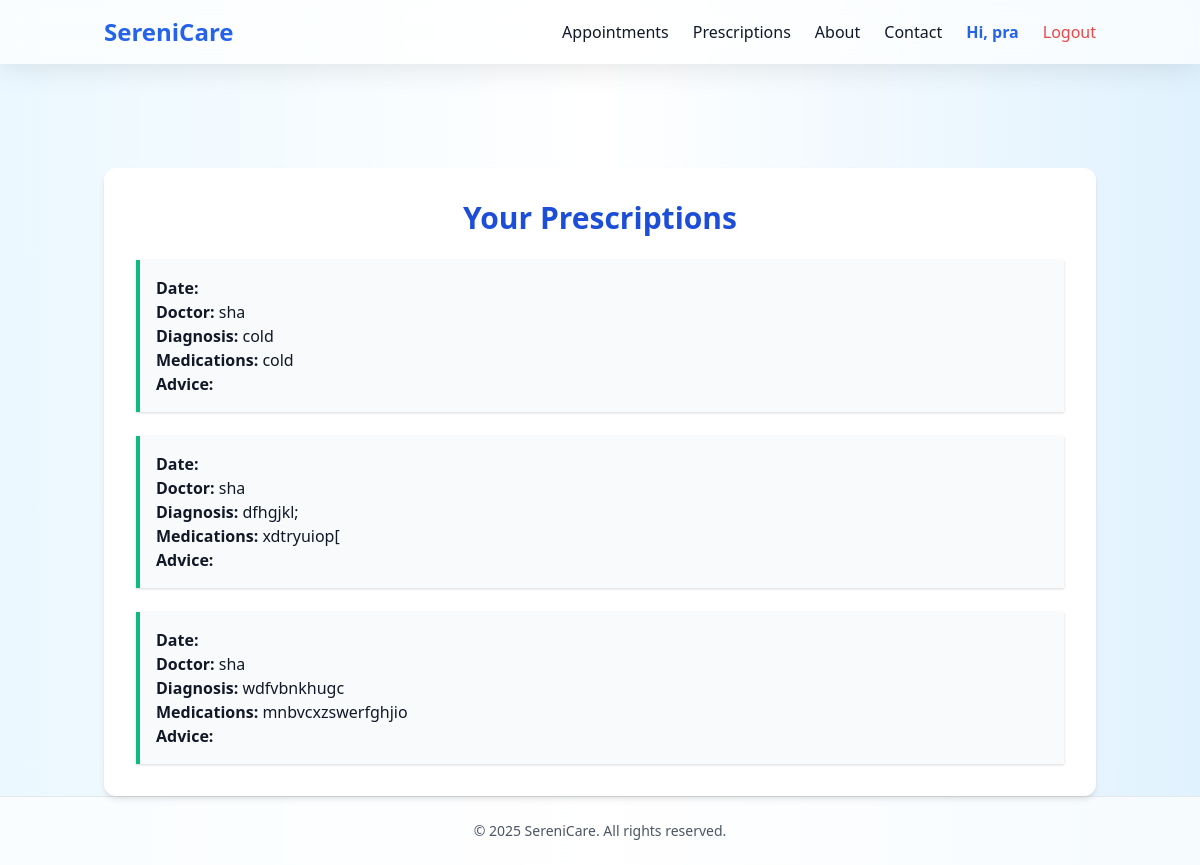
/prescriptions/view/ (signed in), run on the app's committed database.
### accounts/models.py (models this page shows)
class CustomUser(AbstractUser):
    ROLE_CHOICES = (
        ('doctor', 'Doctor'),
        ('patient', 'Patient'),
    )
    role = models.CharField(max_length=10, choices=ROLE_CHOICES, default='patient')
    bio = models.TextField(blank=True)
    profile_pic = models.ImageField(upload_to='profile_pics/', blank=True)
    is_doctor = models.BooleanField(default=False)
    def __str__(self):
        return self.username

### prescriptions/models.py (models this page shows, shortened)
class Prescription(models.Model):
    appointment = models.ForeignKey(Appointment, on_delete=models.CASCADE, related_name='prescriptions')
    doctor = models.ForeignKey(settings.AUTH_USER_MODEL, on_delete=models.CASCADE, related_name='written_prescriptions')
    patient = models.ForeignKey(settings.AUTH_USER_MODEL, on_delete=models.CASCADE, related_name='received_prescriptions')
    diagnosis = models.TextField()
    medications = models.TextField()
    created_at = models.DateTimeField(auto_now_add=True)

### prescriptions/views.py (the view)
# urls.py: path('view/', view_prescriptions, name='view_prescriptions'),  # ✅ Clean and correct
@login_required
def view_prescriptions(request):
    if request.user.is_doctor:
        prescriptions = Prescription.objects.all()
    else:
        prescriptions = Prescription.objects.filter(patient=request.user)
    return render(request, 'prescriptions/view_prescriptions.html', {'prescriptions': prescriptions})

### Django/SereniCare/templates/prescriptions/view_prescriptions.html (shortened to what this page needs)
{% extends 'base.html' %}
{% block content %}
<div class="max-w-5xl mx-auto bg-white p-8 rounded-xl shadow-md mt-10 animate-fade-in">
    <h2 class="text-3xl font-bold text-blue-700 text-center mb-6">Your Prescriptions</h2>
    {% if prescriptions %}
        <div class="space-y-6">
            {% for prescription in prescriptions %}
                <div class="border-l-4 border-green-500 p-4 bg-gray-50 shadow hover:shadow-md transition">
                    <p><strong>Date:</strong> {{ prescription.date }}</p>
                    <p><strong>Doctor:</strong> {{ prescription.doctor }}</p>
                    <p><strong>Diagnosis:</strong> {{ prescription.diagnosis }}</p>
                    <p><strong>Medications:</strong> {{ prescription.medications }}</p>
                    <p><strong>Advice:</strong> {{ prescription.advice }}</p>
                </div>
            {% endfor %}
        </div>
    {% else %}
        <p class="text-center text-gray-600">No prescriptions available.</p>
    {% endif %}
</div>
{% endblock %}

### templates/base.html (shortened to what this page needs)
<!DOCTYPE html>
<html lang="en">
<head>
  <link href="https://cdn.jsdelivr.net/npm/tailwindcss@2.2.19/dist/tailwind.min.css" rel="stylesheet">
</head>
<body class="text-gray-900 font-sans min-h-screen flex flex-col">
  <header x-data="{ open: false }" class="glass fixed w-full top-0 z-50 shadow-md">
    <div class="container mx-auto px-4 py-4 flex justify-between items-center">
      <a href="{% url 'home' %}" class="text-2xl font-bold text-blue-600 hover:text-blue-800 transition duration-300">
        SereniCare
      </a>
      <nav class="hidden md:flex space-x-6 items-center">
        <a href="{% url 'appointment_list' %}" class="hover:text-blue-600 transition">Appointments</a>
        <a href="{% url 'prescriptions:view_prescriptions' %}" class="hover:text-blue-600 transition">Prescriptions</a>
        <a href="{% url 'about' %}" class="hover:text-blue-600 transition">About</a>
        <a href="{% url 'contact' %}" class="hover:text-blue-600 transition">Contact</a>
        {% if user.is_authenticated %}
          <a href="{% url 'profile' %}" class="text-blue-600 font-semibold">Hi, {{ user.username }}</a>
          <a href="{% url 'logout' %}" class="text-red-500 hover:text-red-700 transition">Logout</a>
        {% else %}
          <a href="{% url 'login' %}" class="text-blue-500 hover:underline">Login</a>
          <a href="{% url 'register' %}" class="text-green-600 hover:underline">Register</a>
        {% endif %}
      </nav>
    </div>
  </header>
  <main class="flex-grow pt-32 fade-slide-in container mx-auto px-4">
    {% block content %}{% endblock %}
  </main>
  <footer class="text-center py-6 text-sm text-gray-600 bg-white bg-opacity-70 backdrop-blur-md border-t">
    &copy; 2025 SereniCare. All rights reserved.
  </footer>
</body>
</html>

### templates/base.html (style rules this page uses)
body { background: linear-gradient(to right, #ebf8ff, #ffffff, #e0f2fe); transition: background 0.4s ease-in-out; }
.glass { background: rgba(255, 255, 255, 0.7); backdrop-filter: blur(14px); -webkit-backdrop-filter: blur(14px); box-shadow: 0 4px 30px rgba(0, 0, 0, 0.1); }
.fade-slide-in { animation: fadeSlideIn 0.6s ease-out both; }

### data on the page
CustomUser: username "pra"
Prescription: doctor "sha", diagnosis "cold", medications "cold"
Prescription: doctor "sha", diagnosis "dfhgjkl;", medications "xdtryuiop["
Prescription: doctor "sha", diagnosis "wdfvbnkhugc", medications "mnbvcxzswerfghjio"
